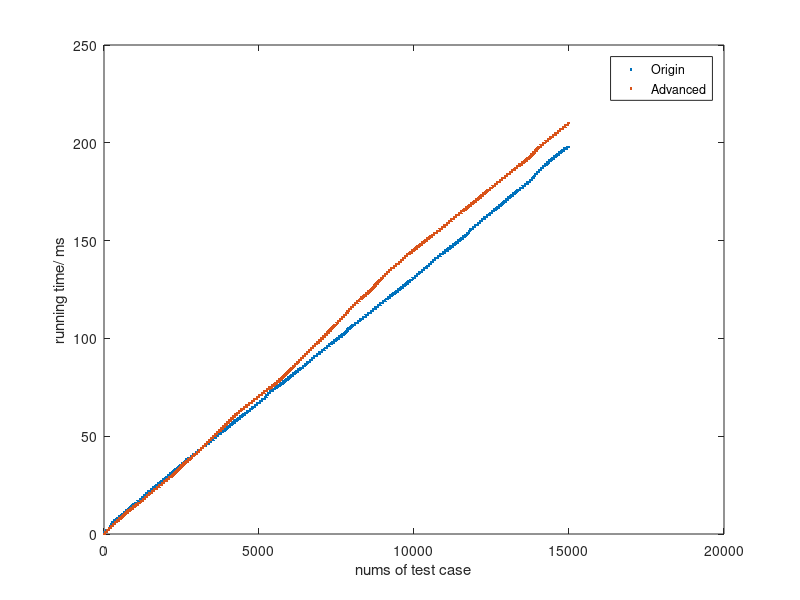

The MATLAB source for this figure:
fin=fopen('Origin_Version_15000.txt','r');
tline=fgetl(fin);tline=fgetl(fin);
Origin_time=str2num(tline);
fclose(fin);
fin=fopen('Advanced_Version_15000.txt','r');
tline=fgetl(fin);tline=fgetl(fin);
Advanced_time=str2num(tline);

plot([1:size(Origin_time,1)],Origin_time,'.',[1:size(Advanced_time,1)],Advanced_time,'.');
xlabel('nums of test case');
ylabel('running time/ ms');
legend('Origin','Advanced');
    